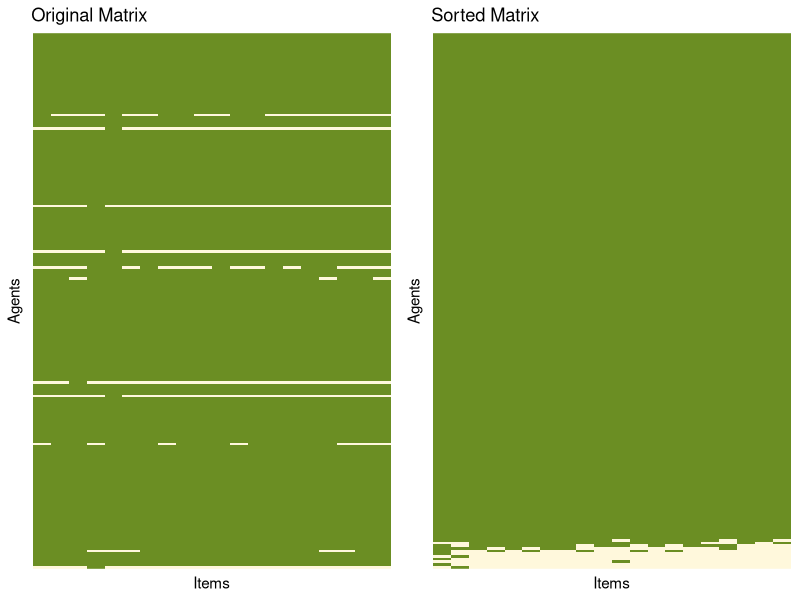
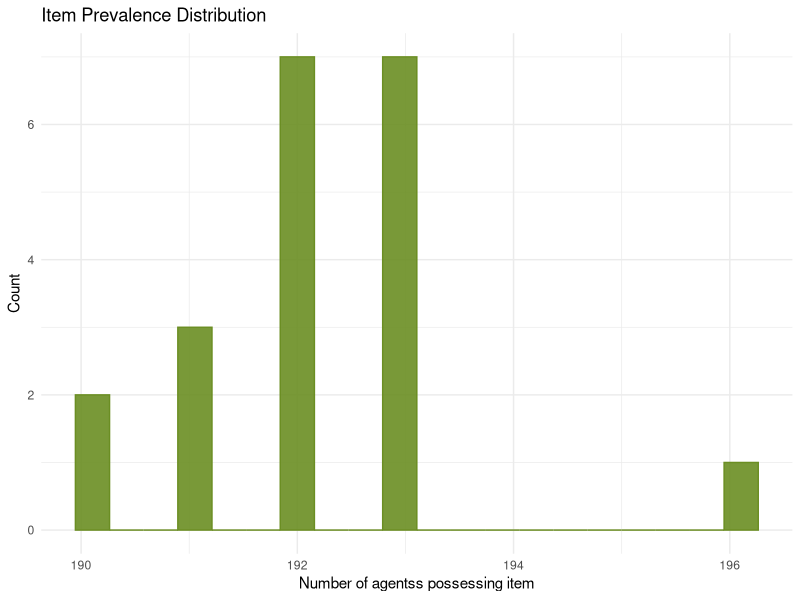
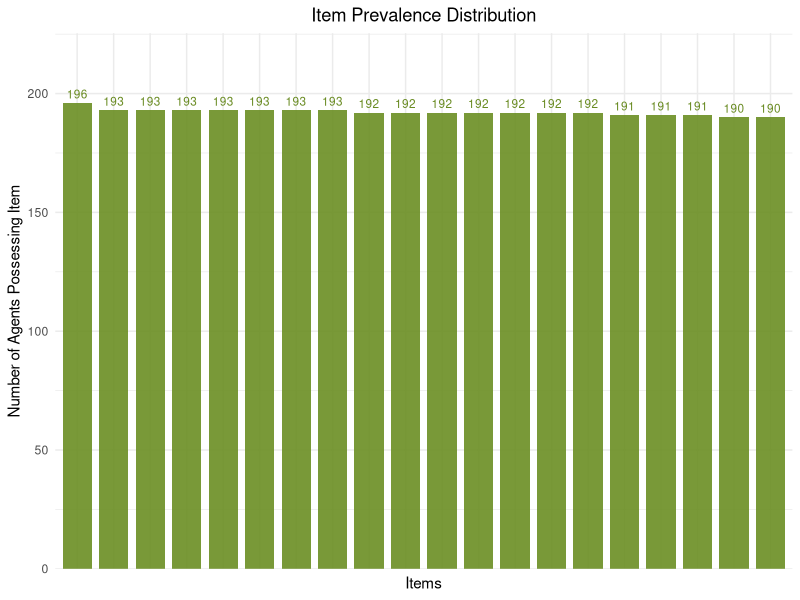
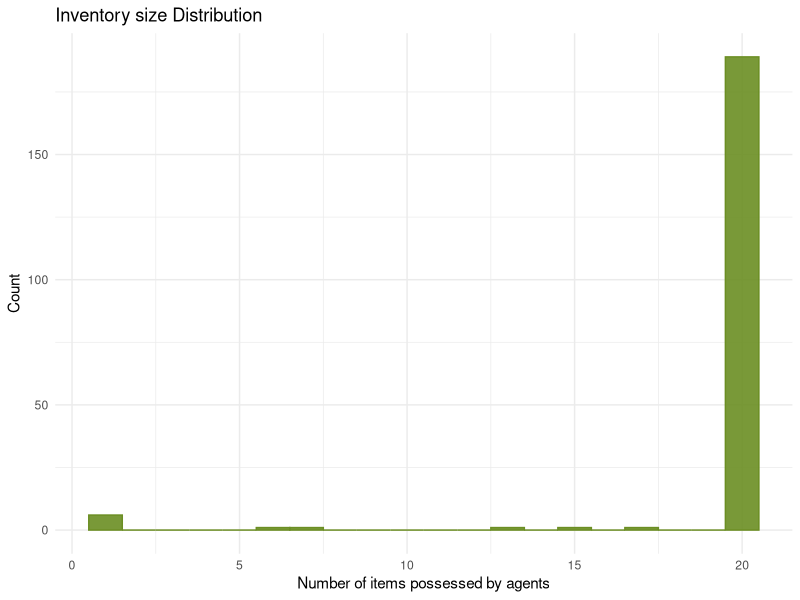
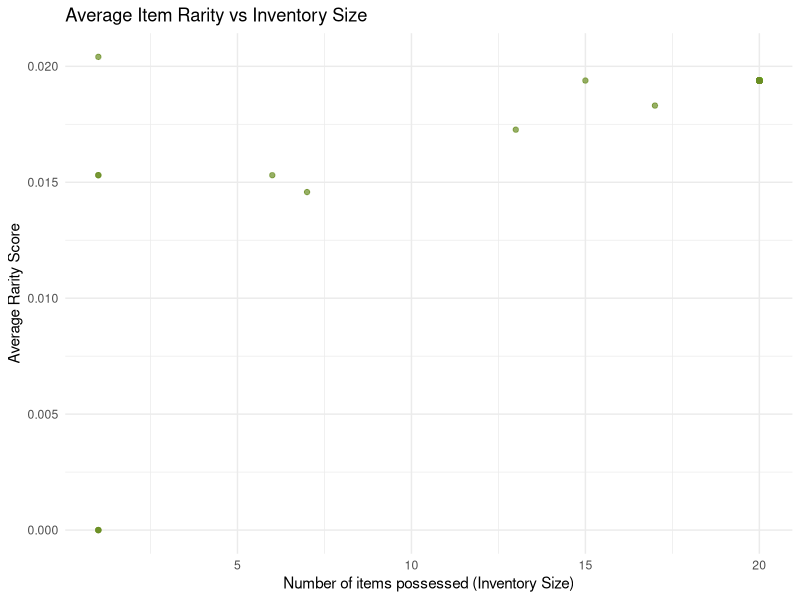
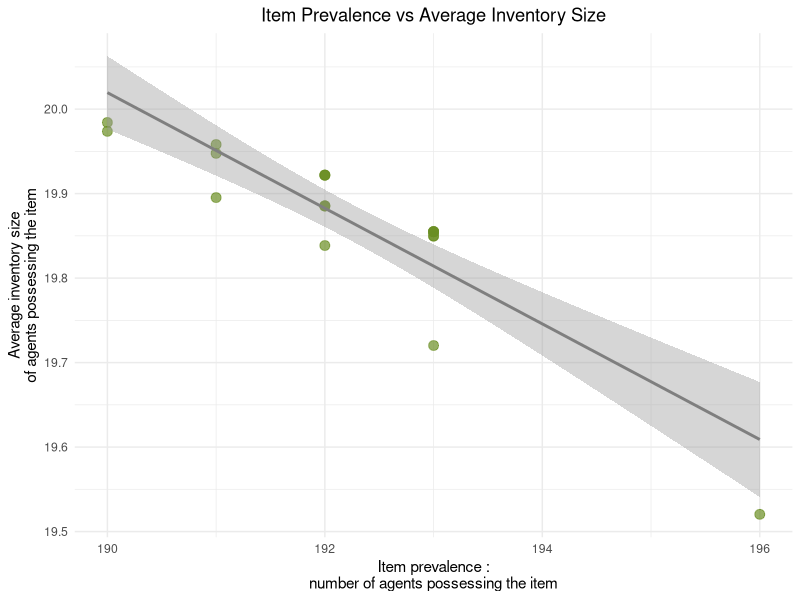
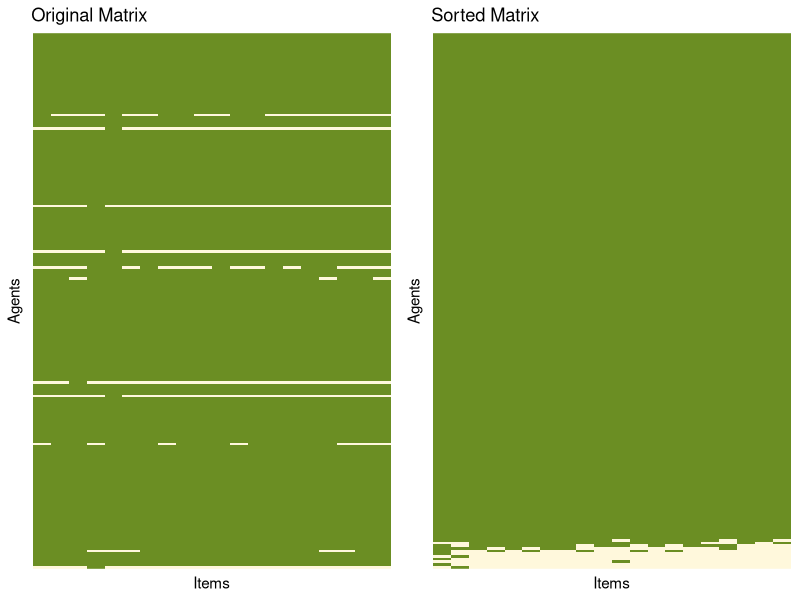
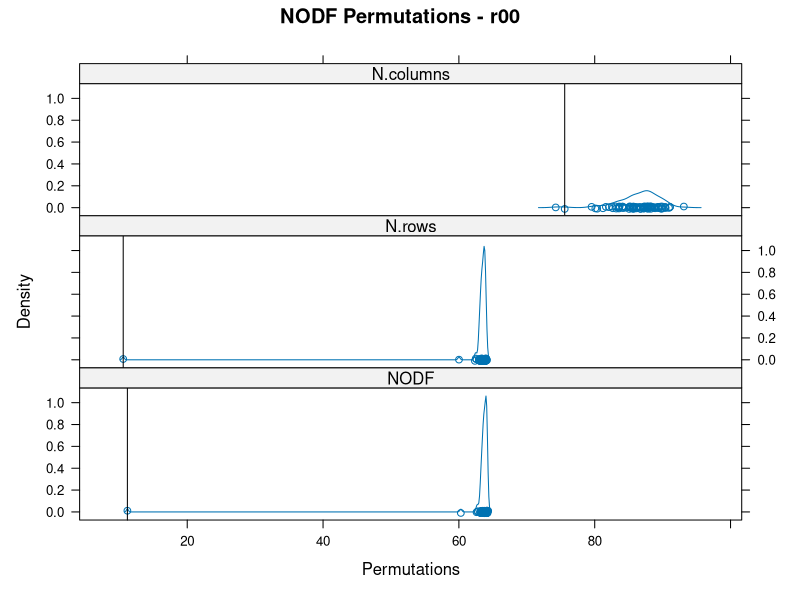

Reproduce these figures in R, in order. (Note: a time limit stopped this script after it produced the figures.)

# ====== Cultural Evolution ======


## Library import ====

library(dplyr)
library(gridExtra)
library(ggplot2)
library(reshape2)

library(vegan)
library(permute)
library(lattice)


## Set parameters ====

num_agents <- 200
num_items <- 20
num_generations <- 500
burn_in <- 0 # between 0 and num_generations

transmission_rate <- 0.05 # between 0 and 1
mutation_rate <- 0.001 # between 0 and 1, has to be very low

set_quota <- TRUE
quota_mean <- 100 # between 0 and num_items

set_appeal <- FALSE # appeal = selection
set_gateway <- TRUE
gateway_threshold <- 0.5 # between 0 and 1 : strength of gateway grows with the threshold


## Cultural evolution simulation ====

### Initialize binary matrix ----
binary_matrix <- matrix(0, nrow = num_agents, ncol = num_items,
                        dimnames = list(paste0("agent_", 1:num_agents),
                                        paste0("item_", 1:num_items)))

### Assign quotas if enabled ----
if(set_quota) {
  std_dev_q <- quota_mean/2
  quotas <- rnorm(num_agents, mean = quota_mean, sd = std_dev_q)
  quotas <- pmin(pmax(round(quotas), 1), num_items)
  names(quotas) <- paste0("agent_", 1:num_agents)
  print(quotas)
}

### Initialize appeal scores if enabled ----
if(set_appeal) {
  # Generate scores with normal distribution and clamp to (0,1)
  appeal_scores <- rnorm(num_items, mean = 0.5, sd = 0.2)
  appeal_scores <- pmax(pmin(appeal_scores, 0.99), 0.01)
  names(appeal_scores) <- paste0("item_", 1:num_items)
}


### Burn-in period (mutations only) ----
for(gen in 1:burn_in) {
  
  # Mutation process
  for(agent in 1:num_agents) {
    for(item in 1:num_items) {
      if (runif(1) < mutation_rate){
        if (binary_matrix[agent, item]==0){
          
          # If item_1 then no gateway
          if (item == 1) {
            binary_matrix[agent, item] <- 1
          # Mutation with gateway
          } else {
            prev_sum <- sum(binary_matrix[agent, 1:(item-1)]) + 1
            num_prev <- item - 1
            # Apply gateway threshold
            if(num_prev == 0 || prev_sum >= (gateway_threshold * num_prev)) {
              binary_matrix[agent, item] <- 1
            }
          }
        } else {
          binary_matrix[agent, item] <- 0
        } } } } }


### Main simulation loop ----
for(gen in (burn_in + 1):num_generations) {
  
  # Mutation process
  for(agent in 1:num_agents) {
    for(item in 1:num_items) {
      if (runif(1) < mutation_rate){
        if (binary_matrix[agent, item]==0){
          
          # If item_1 then no gateway
          if (item == 1) {
            binary_matrix[agent, item] <- 1
            # Mutation with gateway
          } else {
            prev_sum <- sum(binary_matrix[agent, 1:(item-1)]) + 1
            num_prev <- item - 1
            # Apply gateway threshold
            if(num_prev == 0 || prev_sum >= (gateway_threshold * num_prev)) {
              binary_matrix[agent, item] <- 1
            }
          }
        } else {
          binary_matrix[agent, item] <- 0
        } } } }
  
  ### Pairwise interactions ----
  num_pairs <- ceiling(transmission_rate * num_agents^2)
  shuffled_agents <- sample(rownames(binary_matrix))
  
  for(pair in 1:floor(length(shuffled_agents)/2)) {
    agent_A <- shuffled_agents[2*pair - 1]
    agent_B <- shuffled_agents[2*pair]

    # Skip invalid pairs
    if (any(is.na(c(agent_A, agent_B)))) next
       if(identical(agent_A, agent_B)) {
         next
       }
       if (all(binary_matrix[agent_A, ] == 0) && all(binary_matrix[agent_B, ] == 0)) {
         next
       }
       if (identical(binary_matrix[agent_A, ], binary_matrix[agent_B, ])) {
         next
       }
    
    # Find unique items
    items_A <- which(binary_matrix[agent_A, ] == 1 & binary_matrix[agent_B, ] == 0)
    items_B <- which(binary_matrix[agent_B, ] == 1 & binary_matrix[agent_A, ] == 0)


    # Determine transmission direction
    if(length(items_A) > 0 && length(items_B) == 0) {
      giver <- agent_A
      receiver <- agent_B
      items_to_transmit <- items_A
    } else if(length(items_B) > 0 && length(items_A) == 0) {
      giver <- agent_B
      receiver <- agent_A
      items_to_transmit <- items_B
    } else if(length(items_A) > 0 && length(items_B) > 0) {
      if(runif(1) < 0.5) {
        giver <- agent_A
        receiver <- agent_B
        items_to_transmit <- items_A
      } else {
        giver <- agent_B
        receiver <- agent_A
        items_to_transmit <- items_B
      }
    } else {
      next
    }

    ### Perform transmission ----
    # if there is only one item 
    if (length(items_to_transmit) == 1) {
      transmitted_item <- items_to_transmit[1]
      
    # Take appeal into account if enabled
    } else if(set_appeal) {
      # Get appeal weights
      item_weights <- appeal_scores[names(items_to_transmit)]
      # Normalize weights so that it sums to 1
      item_weights <- item_weights/sum(item_weights)
      transmitted_item <- sample(items_to_transmit, 1, prob = item_weights)
    } else {
      transmitted_item <- sample(items_to_transmit, 1)
    }

    # Gateway check before transmission
    # If item_1 then no gateway
    if (item == 1) {
      binary_matrix[agent, item] <- 1
    # Otherwise apply gateway
    } else {
      item_index <- which(colnames(binary_matrix) == paste0("item_", transmitted_item))
      previous_sum <- sum(binary_matrix[receiver, 1:(item_index-1)]) + 1
      num_prev_items <- item_index - 1
      if(previous_sum >= (gateway_threshold * num_prev_items)) {
        binary_matrix[receiver, transmitted_item] <- 1 
        }
    }
    
    
    ### Enforce quotas ----
    if(set_quota) {
      for(agent in c(agent_A, agent_B)) {
        current_items <- which(binary_matrix[agent, ] == 1)
        quota_limit <- quotas[[agent]]
        
        while(length(current_items) > quota_limit) {
          if(length(current_items) == 1) {  # Directly drop the only item
            dropped <- current_items[1]
          } else if(set_appeal) {
            drop_weights <- 1 - appeal_scores[names(current_items)]
            drop_weights <- drop_weights/sum(drop_weights)
            dropped <- sample(current_items, 1, prob = drop_weights)
          } else {
            dropped <- sample(current_items, 1)
          }
          binary_matrix[agent, dropped] <- 0
          current_items <- which(binary_matrix[agent, ] == 1)
        } } } }
}


## Calculate final results ####
item_prevalence <- colSums(binary_matrix)
inventory_size <- rowSums(binary_matrix)
binary_matrix_df <- as.data.frame(binary_matrix)
colnames(binary_matrix_df) <- paste0("Item_", 1:num_items)
rownames(binary_matrix_df) <- paste0("Agent_", 1:num_agents)


## Plotting Matrix ####

# Sorting function implementation
sort_matrix <- function(M, iter) {
  for(i in 1:iter) {
    M <- M[, order(colSums(M), decreasing = TRUE)]
    M <- M[order(rowSums(M)), ]
  }
  return(M)
}

# Matrix plotting function
plot_matrix <- function(matrix_data, title) {

  df <- reshape2::melt(matrix_data)
  colnames(df) <- c("Agent", "CulturalItem", "Value")  # Renamed to avoid conflict
  # Convert to factors with proper ordering
  df$Agent <- factor(df$Agent, levels = rownames(matrix_data))  # Invert levels for y-axis
  df$CulturalItem <- factor(df$CulturalItem, levels = colnames(matrix_data))
  
  # Plot with inverted y-axis
  ggplot(df, aes(x = CulturalItem, y = Agent, fill = factor(Value))) +
    geom_tile() +
    scale_fill_manual(values = c("0" = "cornsilk", "1" = "olivedrab")) +
    theme_minimal() +
    labs(title = title, x = "Items", y = "Agents") +
    theme(axis.text.x = element_blank(),
          axis.text.y = element_blank(),
          axis.ticks = element_blank(),
          panel.grid = element_blank(),
          legend.position = "none")
}

# Generate and plot matrices
ordered_matrix <- sort_matrix(binary_matrix, 50)
p1 <- plot_matrix(binary_matrix, "Original Matrix")
p2 <- plot_matrix(ordered_matrix, "Sorted Matrix")
grid.arrange(p1, p2, ncol = 2)


## Plot rarity, prevalence, frequency ####

### 1. Item Prevalence Distribution ----
prevalence_plot <- ggplot(data.frame(Prevalence = item_prevalence), 
                          aes(x = Prevalence)) +
  geom_histogram(fill = "olivedrab", color = "olivedrab",
                 alpha = 0.9, bins = 20) +
  labs(title = "Item Prevalence Distribution",
       x = "Number of agentss possessing item",
       y = "Count") +
  theme_minimal()
prevalence_plot


### 1. bis. Item prevalence ----
# Create a data frame with item IDs and their prevalence
item_data <- data.frame(
  Item = factor(1:length(item_prevalence)),  # Convert to factor for discrete axis
  Prevalence = item_prevalence)

prevalence_barplot <- ggplot(item_data, 
                             aes(x = reorder(Item, -Prevalence), 
                                 y = Prevalence)) +
  geom_bar(stat = "identity", fill = "olivedrab", 
           alpha = 0.9, width = 0.8) +
  # Add text labels at the top of bars
  geom_text(aes(label = Prevalence), vjust = -0.5, 
            color = "olivedrab4", size = 3) +
  labs(title = "Item Prevalence Distribution",
       x = "Items",
       y = "Number of Agents Possessing Item") +
  theme_minimal() +
  theme(axis.text.x = element_blank(),  # Remove x-axis text
        plot.title = element_text(hjust = 0.5)) +
  scale_y_continuous(expand = expansion(mult = c(0, 0.15)))  # Add space for top labels
prevalence_barplot


### 2. Inventory size Distribution ----
inventory_plot <- ggplot(data.frame(Inventory = inventory_size), 
                         aes(x = Inventory)) +
  geom_histogram(fill = "olivedrab", color = "olivedrab", 
                 alpha = 0.9, bins = 20) +
  labs(title = "Inventory size Distribution",
       x = "Number of items possessed by agents",
       y = "Count") +
  theme_minimal()
inventory_plot


### 3. Average Rarity vs Inventory Size ----
# Calculate item rarity (inverse of prevalence normalized)
item_rarity <- 1 - (item_prevalence/max(item_prevalence))

# Calculate agent-level metrics
agent_stats <- data.frame(
  Agent = rownames(binary_matrix),
  InventorySize = rowSums(binary_matrix),
  AvgRarity = apply(binary_matrix, 1, function(x) {
    mean(item_rarity[which(x == 1)])
  }))

# Rarity plot
rarity_plot <- ggplot(agent_stats, aes(x = InventorySize, y = AvgRarity)) +
  geom_point(color = "olivedrab", alpha = 0.7) +
  geom_smooth(method = "loess", color = "olivedrab", se = FALSE) +
  labs(title = "Average Item Rarity vs Inventory Size",
       x = "Number of items possessed (Inventory Size)",
       y = "Average Rarity Score") +
  theme_minimal()
rarity_plot


### 3.bis Prevalence vs Average Inventory Size ----
# Calculate average inventory size for agents possessing each item
avg_inventory <- apply(binary_matrix, 2, function(item_col) {
  mean(rowSums(binary_matrix)[item_col == 1])
})

# Create data frame for plotting
item_stats <- data.frame(
  Prevalence = item_prevalence,
  AvgInventory = avg_inventory
)

# Create the scatter plot
prevalence_inventory_plot <- ggplot(item_stats, aes(x = Prevalence, y = AvgInventory)) +
  geom_point(color = "olivedrab", alpha = 0.7, size = 3) +
  geom_smooth(method = "lm", color = "gray50") +
  labs(title = "Item Prevalence vs Average Inventory Size",
       x = "Item prevalence :\nnumber of agents possessing the item",
       y = "Average inventory size\nof agents possessing the item") +
  theme_minimal() +
  theme(plot.title = element_text(hjust = 0.5))

prevalence_inventory_plot


### Save plots ----
# Define your base directory
base_dir <- "C:/Users/lucil/OneDrive/Documents/CPES 2/Stage/my codes"
# Create plot directory with timestamp
plot_dir <- file.path(base_dir, paste0("plots_", format(Sys.time(), "%Y-%m-%d_%H-%M-%S")))
dir.create(plot_dir)



#Save all above plots
combined_plot <- grid.arrange(p1, p2, ncol = 2)
ggsave(file.path(plot_dir, "00_matrices.png"), 
       combined_plot, width = 12, height = 8, dpi = 300)
ggsave(file.path(plot_dir, "01_item_prevalence_bars.png"), 
       prevalence_barplot, width = 8, height = 6)
ggsave(file.path(plot_dir, "02_item_prevalence.png"), 
       prevalence_plot, width = 8, height = 6)
ggsave(file.path(plot_dir, "03_inventory_plot.png"), 
       inventory_plot, width = 8, height = 6)
ggsave(file.path(plot_dir, "04_rarity_vs_inventory.png"), 
       rarity_plot, width = 8, height = 6)
ggsave(file.path(plot_dir, "05_prevalence_vs_inventory.png"), 
       prevalence_inventory_plot, width = 8, height = 6)


## Nestedness tests ####

### NODF ----
# r00
out_nodf_r00 <- oecosimu(binary_matrix, nestednodf, "r00", alt = "greater")
print(out_nodf_r00)
densityplot(permustats(out_nodf_r00), main = "NODF Permutations - r00",
            layout = c(1, 3), aspect = "fill", as.table = TRUE)

png(file.path(plot_dir, paste0("06_NODF_r00.png")), width = 400, height = 800)
print(densityplot(permustats(out_nodf_r00), main = "NODF Permutations - r00",
                  layout = c(1, 3), aspect = "fill", as.table = TRUE))
dev.off()

# r0
out_nodf_r0 <- oecosimu(binary_matrix, nestednodf, "r0", alt = "greater")
print(out_nodf_r0)
densityplot(permustats(out_nodf_r0), main = "NODF Permutations - r0",
            layout = c(1, 3), aspect = "fill", as.table = TRUE)

png(file.path(plot_dir, paste0("06_NODF_r0.png")), width = 400, height = 800)
print(densityplot(permustats(out_nodf_r0), main = "NODF Permutations - r0",
                  layout = c(1, 3), aspect = "fill", as.table = TRUE))
dev.off()

# r1
out_nodf_r1 <- oecosimu(binary_matrix, nestednodf, "r1", alt = "greater")
print(out_nodf_r1)
densityplot(permustats(out_nodf_r1), main = "NODF Permutations - r1",
            layout = c(1, 3), aspect = "fill", as.table = TRUE)

png(file.path(plot_dir, paste0("06_NODF_r1.png")), width = 400, height = 800)
print(densityplot(permustats(out_nodf_r1), main = "NODF Permutations - r1",
                  layout = c(1, 3), aspect = "fill", as.table = TRUE))
dev.off()

# c0
out_nodf_c0 <- oecosimu(binary_matrix, nestednodf, "c0", alt = "greater")
print(out_nodf_c0)
densityplot(permustats(out_nodf_c0), main = "NODF Permutations - c0",
            layout = c(1, 3), aspect = "fill", as.table = TRUE)

png(file.path(plot_dir, paste0("06_NODF_c0.png")), width = 400, height = 800)
print(densityplot(permustats(out_nodf_c0), main = "NODF Permutations - c0",
                  layout = c(1, 3), aspect = "fill", as.table = TRUE))
dev.off()

# swap
# sequential algorithm for binary matrices that changes 
#the matrix structure, but does not influence marginal sums 
#(Gotelli & Entsminger 2003). This inspects 2 × 2 submatrices so
#long that a swap can be done.
out_nodf_swap <- oecosimu(binary_matrix, nestednodf, "swap", alt = "greater")
print(out_nodf_swap)
densityplot(permustats(out_nodf_swap), main = "NODF Permutations - swap",
            layout = c(1, 3), aspect = "fill", as.table = TRUE)

png(file.path(plot_dir, paste0("06_NODF_swap.png")), width = 400, height = 800)
print(densityplot(permustats(out_nodf_swap), main = "NODF Permutations - swap",
                  layout = c(1, 3), aspect = "fill", as.table = TRUE))
dev.off()

# curveball
out_nodf_cb <- oecosimu(binary_matrix, nestednodf, "curveball", alt = "greater")
print(out_nodf_cb)
densityplot(permustats(out_nodf_cb), main = "NODF Permutations - curveball",
            layout = c(1, 3), aspect = "fill", as.table = TRUE)

png(file.path(plot_dir, paste0("06_NODF_cb.png")), width = 400, height = 800)
print(densityplot(permustats(out_nodf_cb), main = "NODF Permutations - cb",
                  layout = c(1, 3), aspect = "fill", as.table = TRUE))
dev.off()


### Temp ----
# r00
out_temp_r00 <- oecosimu(binary_matrix, nestedtemp, "r00", alt = "less")
print(out_temp_r00)
densityplot(permustats(out_temp_r00), main = "TEMP Permutations - r00")

png(file.path(plot_dir, paste0("07_Temp_r00.png")), width = 800, height = 600)
print(densityplot(permustats(out_temp_r00), main = "TEMP Permutations - r00"))
dev.off()

# r0
out_temp_r0 <- oecosimu(binary_matrix, nestedtemp, "r0", alt = "less")
print(out_temp_r0)
densityplot(permustats(out_temp_r0), main = "TEMP Permutations - r0")

png(file.path(plot_dir, paste0("07_Temp_r0.png")), width = 800, height = 600)
print(densityplot(permustats(out_temp_r0), main = "TEMP Permutations - r0"))
dev.off()

# r1
out_temp_r1 <- oecosimu(binary_matrix, nestedtemp, "r1", alt = "less")
print(out_temp_r1)
densityplot(permustats(out_temp_r1), main = "TEMP Permutations - r1")

png(file.path(plot_dir, paste0("07_Temp_r1.png")), width = 800, height = 600)
print(densityplot(permustats(out_temp_r1), main = "TEMP Permutations - r1"))
dev.off()

# c0
out_temp_c0 <- oecosimu(binary_matrix, nestedtemp, "c0", alt = "less")
print(out_temp_c0)
densityplot(permustats(out_temp_c0), main = "TEMP Permutations - c0")

png(file.path(plot_dir, paste0("07_Temp_c0.png")), width = 800, height = 600)
print(densityplot(permustats(out_temp_c0), main = "TEMP Permutations - c0"))
dev.off()

# swap
out_temp_swap <- oecosimu(binary_matrix, nestedtemp, "swap", alt = "less")
print(out_temp_swap)
densityplot(permustats(out_temp_swap), main = "TEMP Permutations - swap")

png(file.path(plot_dir, paste0("07_Temp_swap.png")), width = 800, height = 600)
print(densityplot(permustats(out_temp_swap), main = "TEMP Permutations - swap"))
dev.off()

# curveball
out_temp_cb <- oecosimu(binary_matrix, nestedtemp, "curveball", alt = "less")
print(out_temp_cb)
densityplot(permustats(out_temp_cb), main = "TEMP Permutations - curveball")

png(file.path(plot_dir, paste0("07_Temp_cb.png")), width = 800, height = 600)
print(densityplot(permustats(out_temp_cb), main = "TEMP Permutations - curveball"))
dev.off()
